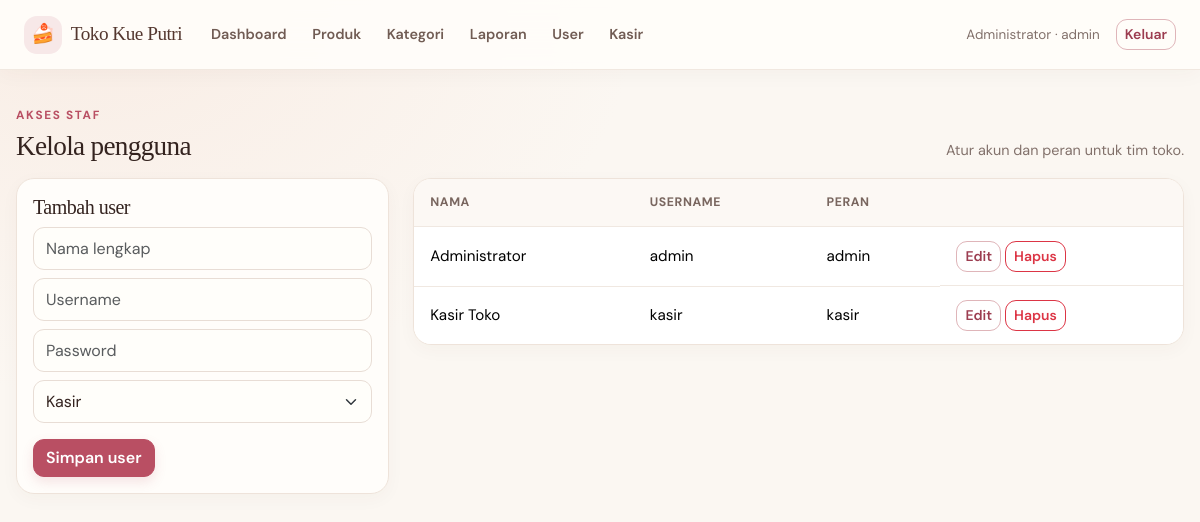
The page /admin/users.php (signed in) on the database its author committed.
### tables this page shows
CREATE TABLE IF NOT EXISTS users(
  id INT AUTO_INCREMENT PRIMARY KEY,
  username VARCHAR(50) UNIQUE NOT NULL,
  password VARCHAR(255) NOT NULL,
  nama_lengkap VARCHAR(100) NOT NULL,
  role ENUM('admin','kasir') NOT NULL DEFAULT 'kasir'
);

### admin/users.php (the view, shortened to what this page needs)
<?php require '../config/koneksi.php'; need(['admin']);
$edit=null; if(isset($_GET['edit'])){ $s=$pdo->prepare("SELECT * FROM users WHERE id=?"); $s->execute([(int)$_GET['edit']]); $edit=$s->fetch(); }
$list=$pdo->query("SELECT * FROM users ORDER BY role,username")->fetchAll();
head('User'); ?>
<div class="section-heading mt-2"><div><span class="eyebrow">Akses staf</span><h2>Kelola pengguna</h2></div><p>Atur akun dan peran untuk tim toko.</p></div>
<div class="row g-4"><div class="col-md-4"><div class="card p-3"><h5><?=$edit?'Edit':'Tambah'?> user</h5>
<form method="post"><?=csrf_field()?><input type="hidden" name="aksi" value="simpan"><input type="hidden" name="id" value="<?=$edit['id']??0?>">
<input name="nama" class="form-control mb-2" placeholder="Nama lengkap" value="<?=e($edit['nama_lengkap']??'')?>" required>
<input name="username" class="form-control mb-2" placeholder="Username" value="<?=e($edit['username']??'')?>" required>
<input name="password" type="password" class="form-control mb-2" placeholder="<?=$edit?'Password baru (kosongkan bila tidak diubah)':'Password'?>">
<select name="role" class="form-select mb-3"><option value="kasir">Kasir</option><option value="admin" <?=($edit['role']??'')=='admin'?'selected':''?>>Admin</option></select>
<button class="btn btn-primary">Simpan user</button> <?php if($edit): ?><a href="users.php" class="btn btn-link">Batal</a><?php endif; ?></form></div></div>
<div class="col-md-8"><div class="card"><table class="table mb-0"><tr><th>Nama</th><th>Username</th><th>Peran</th><th></th></tr>
<?php foreach($list as $u): ?><tr><td><?=e($u['nama_lengkap'])?></td><td><?=e($u['username'])?></td><td><?=e($u['role'])?></td><td class="d-flex gap-1"><a class="btn btn-sm btn-outline-primary" href="?edit=<?=$u['id']?>">Edit</a>
<form method="post" onsubmit="return confirm('Hapus user ini?')"><button class="btn btn-sm btn-outline-danger">Hapus</button></form></td></tr>
<?php endforeach; ?></table></div></div></div>
<?php foot();

### config/koneksi.php (shortened to what this page needs)
<?php
function e($s){ return htmlspecialchars((string)$s, ENT_QUOTES, 'UTF-8'); }
function head($t){ $u=$_SESSION['user']??null; ?>
<!doctype html><html lang="id"><head><meta charset="utf-8"><meta name="viewport" content="width=device-width,initial-scale=1">
<link href="https://cdn.jsdelivr.net/npm/bootstrap@5.3.3/dist/css/bootstrap.min.css" rel="stylesheet">
<link href="<?=BASE?>assets/css/style.css" rel="stylesheet"></head><body>
<nav class="navbar navbar-expand-lg site-nav"><div class="container-fluid px-4">
<a class="navbar-brand" href="<?=BASE?>"><span class="brand-mark">🍰</span><?=NAMA_TOKO?></a>
<div class="collapse navbar-collapse" id="nv"><div class="navbar-nav me-auto">
<?php if($u): ?>
<?php if($u['role']=='admin'): ?>
<a class="nav-link" href="<?=BASE?>admin/">Dashboard</a><a class="nav-link" href="<?=BASE?>admin/produk.php">Produk</a>
<a class="nav-link" href="<?=BASE?>admin/kategori.php">Kategori</a><a class="nav-link" href="<?=BASE?>admin/laporan.php">Laporan</a>
<a class="nav-link" href="<?=BASE?>admin/users.php">User</a>
<?php endif; ?>
<a class="nav-link" href="<?=BASE?>kasir/">Kasir</a></div>
<div class="d-flex align-items-center gap-3"><span class="nav-user"><?=e($u['nama_lengkap'])?> · <?=e($u['role'])?></span>
<a class="btn btn-sm btn-outline-primary" href="<?=BASE?>logout.php">Keluar</a></div>
<?php else: ?>
<div class="navbar-nav ms-auto"><a class="nav-link" href="<?=BASE?>">Beranda</a><a class="btn btn-sm btn-primary ms-lg-2" href="<?=BASE?>login.php">Masuk staf</a></div>
<?php endif; ?></div></div></nav>
<main class="app-main">
<div class="alert alert-<?=$tp?> alert-dismissible"><?=e($m)?><button class="btn-close" data-bs-dismiss="alert"></button></div><?php endif;
}
function foot(){ ?></main><script src="https://cdn.jsdelivr.net/npm/bootstrap@5.3.3/dist/js/bootstrap.bundle.min.js"></script></body></html><?php }

### assets/css/style.css (style rules this page uses)
:root { --ink: #34231f; --muted: #82716b; --cream: #fbf7f2; --paper: #fffdfa; --rose: #b94f63; --rose-dark: #9c3d50; --rose-light: #f7e8e8; --cocoa: #54372f; --line: #eee3da; --shadow: 0 12px 32px rgba(76, 46, 35, .07); }
* { box-sizing: border-box; }
body { min-height: 100vh; background: radial-gradient(ellipse at 8% 0%, rgba(245, 220, 207, .38), transparent 34rem), var(--cream); color: var(--ink); font-family: 'DM Sans', system-ui, -apple-system, 'Segoe UI', sans-serif; font-size: .95rem; line-height: 1.6; }
h1, h2, h3, h4, h5, h6, .navbar-brand { color: var(--ink); font-family: 'Playfair Display', Georgia, serif; letter-spacing: -.025em; }
.site-nav { position: sticky; z-index: 1020; top: 0; min-height: 70px; margin-bottom: 2rem; border-bottom: 1px solid rgba(238, 227, 218, .8); background: rgba(255, 253, 250, .91); box-shadow: 0 4px 20px rgba(76, 46, 35, .035); backdrop-filter: blur(16px); }
.site-nav .navbar-brand { display: inline-flex; align-items: center; gap: .55rem; color: var(--cocoa); font-size: 1.2rem; }
.brand-mark { display: grid; width: 38px; height: 38px; place-items: center; border-radius: 13px; background: var(--rose-light); font-family: sans-serif; font-size: 1.2rem; }
.site-nav .nav-link { padding: .55rem .8rem !important; border-radius: 999px; color: #715c54; font-size: .9rem; font-weight: 600; transition: background .2s ease, color .2s ease; }
.nav-user { color: var(--muted); font-size: .84rem; }
.app-main { width: min(100% - 2rem, 1440px); min-height: calc(100vh - 150px); margin: 0 auto 4rem; animation: page-in .55s ease both; }
.hero .eyebrow, .eyebrow { color: var(--rose); font-size: .74rem; font-weight: 700; letter-spacing: .14em; text-transform: uppercase; }
.section-heading { display: flex; align-items: end; justify-content: space-between; gap: 1rem; margin: 2.4rem 0 1rem; }
.section-heading h2 { margin: .2rem 0 0; font-size: 1.7rem; }
.section-heading p { margin: 0; color: var(--muted); font-size: .9rem; }
.card { overflow: hidden; border: 1px solid var(--line); border-radius: 18px; background: var(--paper); box-shadow: 0 5px 18px rgba(76, 46, 35, .035); transition: border-color .22s ease, box-shadow .22s ease, transform .22s ease; }
.btn { border-radius: 11px; font-weight: 600; transition: transform .18s ease, box-shadow .18s ease, background-color .18s ease; }
.btn-primary, .btn-success { --bs-btn-bg: var(--rose); --bs-btn-border-color: var(--rose); --bs-btn-hover-bg: var(--rose-dark); --bs-btn-hover-border-color: var(--rose-dark); --bs-btn-active-bg: var(--rose-dark); --bs-btn-active-border-color: var(--rose-dark); --bs-btn-color: #fff; --bs-btn-hover-color: #fff; box-shadow: 0 5px 12px rgba(185, 79, 99, .15); }
.btn-outline-primary { --bs-btn-color: var(--rose-dark); --bs-btn-border-color: #dfb5b9; --bs-btn-hover-bg: var(--rose); --bs-btn-hover-border-color: var(--rose); }
.form-control, .form-select { min-height: 43px; border-color: #e8ddd5; border-radius: 11px; background-color: #fffefa; color: var(--ink); }
.table { margin: 0; color: var(--ink); vertical-align: middle; }
.table > :not(caption) > * > * { padding: .85rem 1rem; border-bottom-color: #f0e8e1; }
.table tr:first-child th { background: #fcf8f4; color: #79665f; font-size: .77rem; font-weight: 700; letter-spacing: .045em; text-transform: uppercase; }
.table tbody tr:last-child > * { border-bottom: 0; }

### rows shown on the page
users: nama_lengkap "Administrator", role "admin", username "admin"
users: nama_lengkap "Kasir Toko", username "kasir", role "kasir"

### other values the page prints
NAMA_TOKO "Toko Kue Putri"
